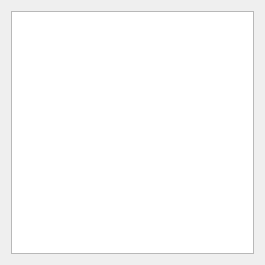
<?xml version="1.0" encoding="UTF-8"?>
<ui version="4.0">
 <class>Dialog</class>
 <widget class="QDialog" name="Dialog">
  <property name="geometry">
   <rect>
    <x>0</x>
    <y>0</y>
    <width>265</width>
    <height>265</height>
   </rect>
  </property>
  <property name="sizePolicy">
   <sizepolicy hsizetype="Fixed" vsizetype="Fixed">
    <horstretch>0</horstretch>
    <verstretch>0</verstretch>
   </sizepolicy>
  </property>
  <property name="minimumSize">
   <size>
    <width>265</width>
    <height>265</height>
   </size>
  </property>
  <property name="maximumSize">
   <size>
    <width>265</width>
    <height>265</height>
   </size>
  </property>
  <property name="windowTitle">
   <string>Dialog</string>
  </property>
  <layout class="QHBoxLayout" name="horizontalLayout">
   <item>
    <widget class="QGraphicsView" name="png_view">
     <property name="enabled">
      <bool>true</bool>
     </property>
    </widget>
   </item>
  </layout>
 </widget>
 <resources/>
 <connections/>
</ui>
